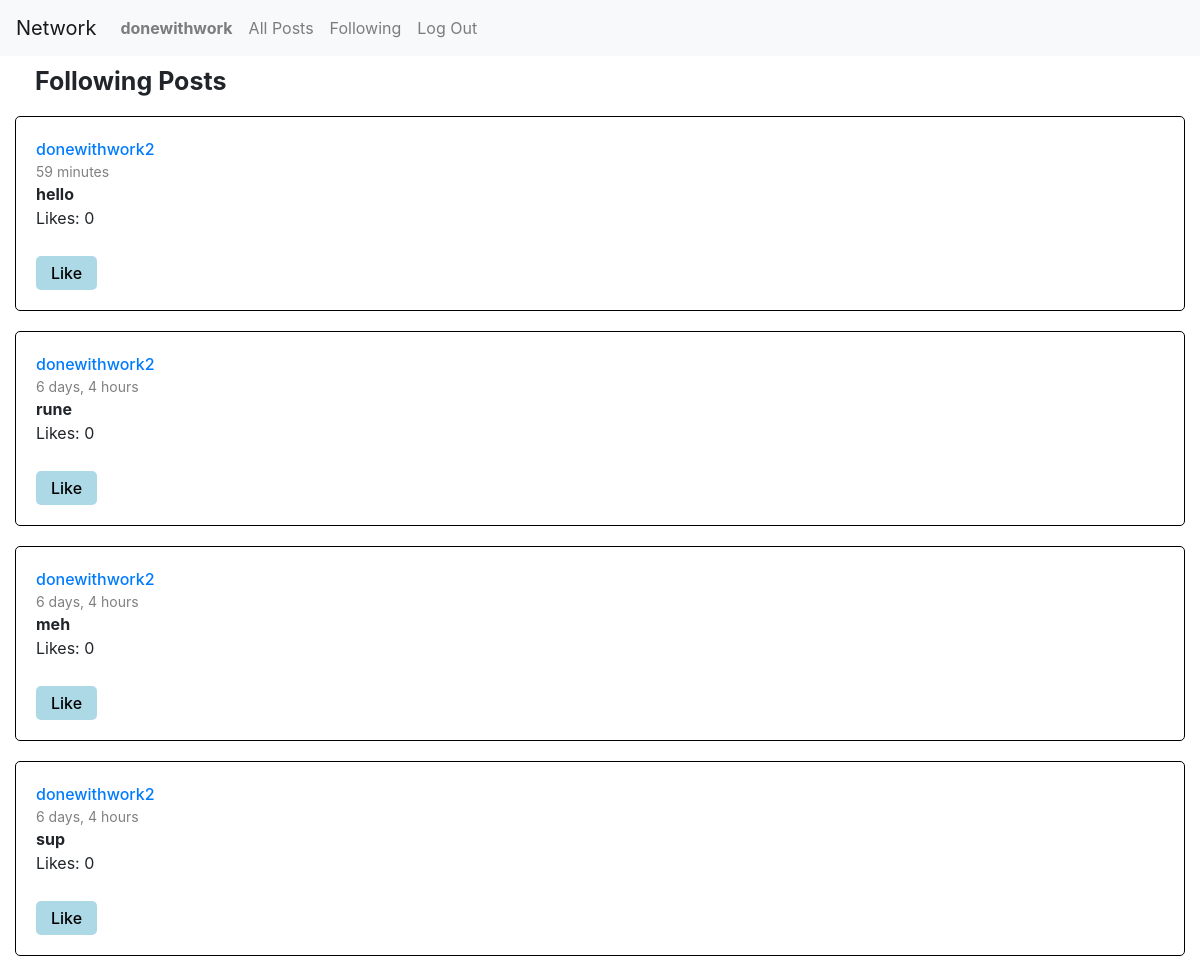
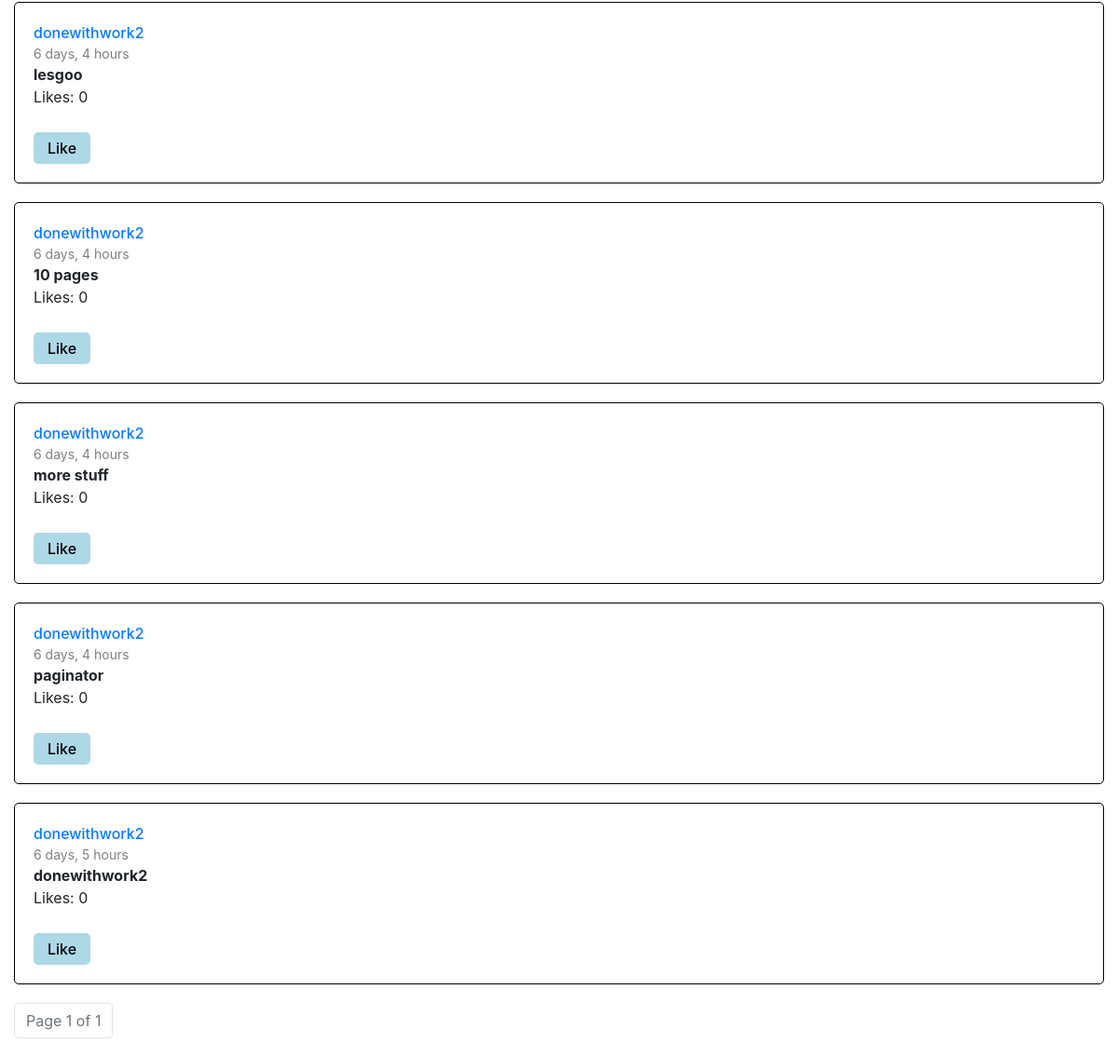
The page /follow/ (signed in) on the database its author committed (2 pictures, top to bottom).
### network/models.py (models this page shows, shortened)
class User(AbstractUser):
    def followers(self):
        return Follow.objects.filter(following=self)
    def following(self):
        return Follow.objects.filter(follower=self)

class Post(models.Model):
    user = models.ForeignKey(User, on_delete=models.CASCADE, related_name="posts")
    content = models.TextField(blank=True)
    timestamp = models.DateTimeField(auto_now_add=True)
    likes = models.ManyToManyField(User, related_name="liked_posts", blank=True)

### network/views.py (the view)
# urls.py: path("follow/", views.FollowingPage, name="followpage"),
@login_required(login_url='/login')
def FollowingPage(request):
    following = Follow.objects.filter(follower=request.user.id)
    following_users = [follow.following for follow in following]
    post = Post.objects.filter(user__in=following_users).order_by("-timestamp")
    paginator = Paginator(post, 10)
    page = request.GET.get('page')
    posts = paginator.get_page(page)
    return render(request, "network/followingpost.html",{
        "posts": post,
        "pages": posts
    })

### network/templates/network/followingpost.html (shortened to what this page needs)
{% extends "network/layout.html" %}
{% load static %}
{% block body %}
<head>
</head>
<div class="container">
<h1>Following Posts</h1>
<div class="posts">
  {% for post in pages %}
    <div class="post">
      <div class="user"><a href="{% url 'userprofile' post.user.username %}">{{post.user}}</a></div>
      <div class="date">{{post.timestamp|timesince}}</div>
      <div class="message">{{post.content}}</div>
      <form id="like-form" method="post" onsubmit="like(event)">
            <div class="likes-count" id="likes-count"><p>Likes: {{ post.likes.count }}</p></div>
            <input type="submit" value="{% if request.user in post.likes.all %}Unlike{% else %}Like{% endif %}">
      </form>
    </div>
  {% endfor %}
</div>
<nav aria-label="Page navigation example">
    <ul class="pagination">
<li class="page-item disabled"><a href="#" class="page-link">Page {{pages.number}} of {{ pages.paginator.num_pages }}</a></li>
</ul>
</nav>
</div>
{% endblock %}

### network/templates/network/layout.html (shortened to what this page needs)
{% load static %}
<!DOCTYPE html>
<html lang="en">
    <head>
        <link rel="stylesheet" href="https://stackpath.bootstrapcdn.com/bootstrap/4.4.1/css/bootstrap.min.css">
        <link href="{% static 'network/styles.css' %}" rel="stylesheet">
    </head>
    <body>
        <nav class="navbar navbar-expand-lg navbar-light bg-light">
            <a class="navbar-brand" href="#">Network</a>
            <div>
              <ul class="navbar-nav mr-auto">
                {% if user.is_authenticated %}
                    <li class="nav-item">
                        <a class="nav-link" href="#"><strong>{{ user.username }}</strong></a>
                    </li>
                {% endif %}
                <li class="nav-item">
                  <a class="nav-link" href="{% url 'index' %}">All Posts</a>
                </li>
                {% if user.is_authenticated %}
                    <li class="nav-item">
                        <a class="nav-link" href="{% url 'followpage' %}">Following</a>
                    </li>
                    <li class="nav-item">
                        <a class="nav-link" href="{% url 'logout' %}">Log Out</a>
                    </li>
                {% endif %}
              </ul>
            </div>
          </nav>
        <div class="body">
            {% block body %}
            {% endblock %}
        </div>
    </body>
</html>

### network/static/network/styles.css (style rules this page uses)
h1 { font-weight:bold; font-size: 25px; margin: 10px 20px; }
.container { max-width: 1400px; margin: 0 auto; }
button, input { margin-top: 10px; border: none; background-color: lightblue; padding: 5px 15px; border-radius: 5px; font-weight: 500; transition: background-color 0.3s ease; }
.post { border: 1px solid black; border-radius: 5px; margin: 20px 0; padding: 20px 20px; }
.date { font-size: 14px; font-weight: 400; color: grey; }
.user { font-size: 16px; font-weight: 500; }
.message { font-weight: 700; }
.pagination { margin: 20px 0; }

### rows shown on the page
User: username "donewithwork"
Post: user "donewithwork2", timestamp "59 minutes", content "hello", likes.count "0", id "Like"
Post: user "donewithwork2", timestamp "6 days, 4 hours", content "rune", likes.count "0", id "Like"
Post: user "donewithwork2", timestamp "6 days, 4 hours", content "meh", likes.count "0", id "Like"
Post: user "donewithwork2", timestamp "6 days, 4 hours", content "sup", likes.count "0", id "Like"
Post: user "donewithwork2", timestamp "6 days, 4 hours", content "lesgoo", likes.count "0", id "Like"
Post: user "donewithwork2", timestamp "6 days, 4 hours", content "10 pages", likes.count "0", id "Like"
Post: user "donewithwork2", timestamp "6 days, 4 hours", content "more stuff", likes.count "0", id "Like"
Post: user "donewithwork2", timestamp "6 days, 4 hours", content "paginator", likes.count "0", id "Like"
Post: user "donewithwork2", timestamp "6 days, 5 hours", content "donewithwork2", likes.count "0", id "Like"

### other values the page prints
{{ pages.number }} "1"
{{ pages.paginator.num_pages }} "1"
